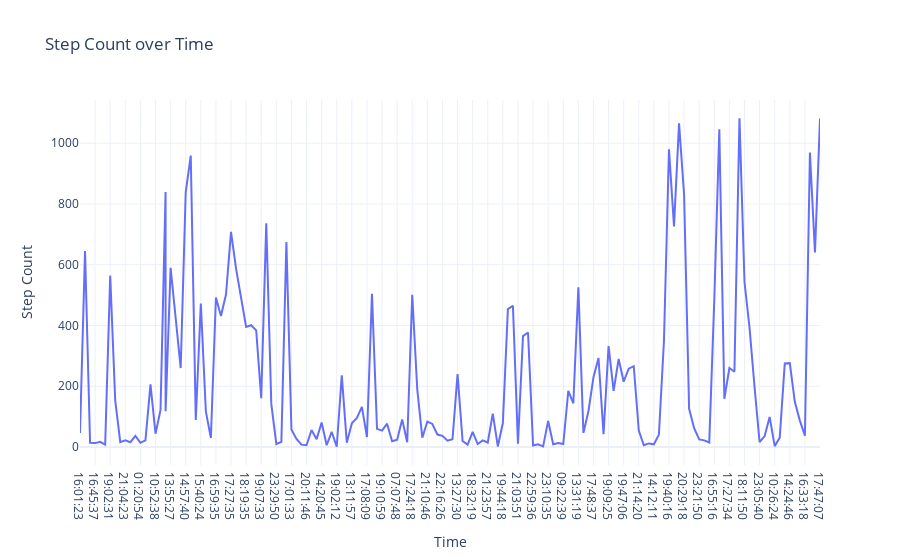

The cell this chart's notebook holds for it:
### Code cell
fig = px.line(df, x = 'Time', y = 'Step Count', title = 'Step Count over Time')

fig.show()

### Figure 1 — Plotly figure (JSON) as saved in the notebook; plotly's stock layout.template omitted (floating-point values rounded to 4 significant figures; data arrays with more than 128 entries replaced by an {"elided": "..."} marker saying what was removed)
{"data": [{"hovertemplate": "Time=%{x}<br>Step Count=%{y}<extra></extra>", "legendgroup": "", "line": {"color": "#636efa", "dash": "solid"}, "marker": {"symbol": "circle"}, "mode": "lines", "name": "", "orientation": "v", "showlegend": false, "type": "scatter", "x": {"elided": "149 str values"}, "xaxis": "x", "y": {"elided": "149 int values"}, "yaxis": "y"}], "layout": {"legend": {"tracegroupgap": 0}, "title": {"text": "Step Count over Time"}, "xaxis": {"anchor": "y", "domain": [0, 1], "title": {"text": "Time"}}, "yaxis": {"anchor": "x", "domain": [0, 1], "title": {"text": "Step Count"}}}}
